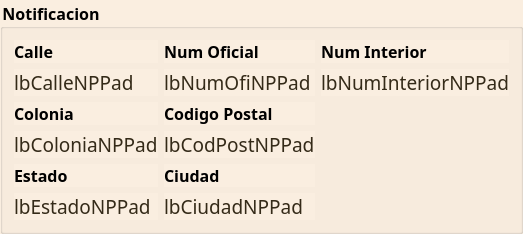
                   <widget class="QgsCollapsibleGroupBox" name="mGroupBox_5">
                    <property name="maximumSize">
                     <size>
                      <width>900</width>
                      <height>16777215</height>
                     </size>
                    </property>
                    <property name="font">
                     <font>
                      <family>Century Gothic</family>
                      <pointsize>12</pointsize>
                      <weight>75</weight>
                      <bold>true</bold>
                     </font>
                    </property>
                    <property name="styleSheet">
                     <string notr="true">QgsCollapsibleGroupBoxBasic::title, QgsCollapsibleGroupBox::title {  subcontrol-origin: margin;  subcontrol-position: top left;  margin-left: 20px;  margin-right: 5px;  left: 0px;  top: 2px;}
QGroupBox, QLabel{
background : rgb(250,238,224);
}QgsCollapsibleGroupBoxBasic::title, QgsCollapsibleGroupBox::title {  subcontrol-origin: margin;  subcontrol-position: top left;  margin-left: 20px;  margin-right: 5px;  left: 0px;  top: 1px;}QgsCollapsibleGroupBoxBasic::title, QgsCollapsibleGroupBox::title {  subcontrol-origin: margin;  subcontrol-position: top left;  margin-left: 20px;  margin-right: 5px;  left: 0px;  top: 1px;}QgsCollapsibleGroupBoxBasic::title, QgsCollapsibleGroupBox::title {  subcontrol-origin: margin;  subcontrol-position: top left;  margin-left: 20px;  margin-right: 5px;  left: 0px;  top: 1px;}QgsCollapsibleGroupBoxBasic::title, QgsCollapsibleGroupBox::title {  subcontrol-origin: margin;  subcontrol-position: top left;  margin-left: 20px;  margin-right: 5px;  left: 0px;  top: 1px;}QgsCollapsibleGroupBoxBasic::title, QgsCollapsibleGroupBox::title {  subcontrol-origin: margin;  subcontrol-position: top left;  margin-left: 20px;  margin-right: 5px;  left: 0px;  top: 1px;}QgsCollapsibleGroupBoxBasic::title, QgsCollapsibleGroupBox::title {  subcontrol-origin: margin;  subcontrol-position: top left;  margin-left: 20px;  margin-right: 5px;  left: 0px;  top: 1px;}QgsCollapsibleGroupBoxBasic::title, QgsCollapsibleGroupBox::title {  subcontrol-origin: margin;  subcontrol-position: top left;  margin-left: 20px;  margin-right: 5px;  left: 0px;  top: 1px;}QgsCollapsibleGroupBoxBasic::title, QgsCollapsibleGroupBox::title {  subcontrol-origin: margin;  subcontrol-position: top left;  margin-left: 20px;  margin-right: 5px;  left: 0px;  top: 1px;}QgsCollapsibleGroupBoxBasic::title, QgsCollapsibleGroupBox::title {  subcontrol-origin: margin;  subcontrol-position: top left;  margin-left: 20px;  margin-right: 5px;  left: 0px;  top: 1px;}QgsCollapsibleGroupBoxBasic::title, QgsCollapsibleGroupBox::title {  subcontrol-origin: margin;  subcontrol-position: top left;  margin-left: 20px;  margin-right: 5px;  left: 0px;  top: 1px;}QgsCollapsibleGroupBoxBasic::title, QgsCollapsibleGroupBox::title {  subcontrol-origin: margin;  subcontrol-position: top left;  margin-left: 20px;  margin-right: 5px;  left: 0px;  top: 1px;}QgsCollapsibleGroupBoxBasic::title, QgsCollapsibleGroupBox::title {  subcontrol-origin: margin;  subcontrol-position: top left;  margin-left: 20px;  margin-right: 5px;  left: 0px;  top: 1px;}QgsCollapsibleGroupBoxBasic::title, QgsCollapsibleGroupBox::title {  subcontrol-origin: margin;  subcontrol-position: top left;  margin-left: 20px;  margin-right: 5px;  left: 0px;  top: 1px;}QgsCollapsibleGroupBoxBasic::title, QgsCollapsibleGroupBox::title {  subcontrol-origin: margin;  subcontrol-position: top left;  margin-left: 20px;  margin-right: 5px;  left: 0px;  top: 1px;}QgsCollapsibleGroupBoxBasic::title, QgsCollapsibleGroupBox::title {  subcontrol-origin: margin;  subcontrol-position: top left;  margin-left: 20px;  margin-right: 5px;  left: 0px;  top: 1px;}QgsCollapsibleGroupBoxBasic::title, QgsCollapsibleGroupBox::title {  subcontrol-origin: margin;  subcontrol-position: top left;  margin-left: 20px;  margin-right: 5px;  left: 0px;  top: 1px;}QgsCollapsibleGroupBoxBasic::title, QgsCollapsibleGroupBox::title {  subcontrol-origin: margin;  subcontrol-position: top left;  margin-left: 20px;  margin-right: 5px;  left: 0px;  top: 1px;}QgsCollapsibleGroupBoxBasic::title, QgsCollapsibleGroupBox::title {  subcontrol-origin: margin;  subcontrol-position: top left;  margin-left: 20px;  margin-right: 5px;  left: 0px;  top: 1px;}QgsCollapsibleGroupBoxBasic::title, QgsCollapsibleGroupBox::title {  subcontrol-origin: margin;  subcontrol-position: top left;  margin-left: 20px;  margin-right: 5px;  left: 0px;  top: 1px;}QgsCollapsibleGroupBoxBasic::title, QgsCollapsibleGroupBox::title {  subcontrol-origin: margin;  subcontrol-position: top left;  margin-left: 20px;  margin-right: 5px;  left: 0px;  top: 1px;}</string>
                    </property>
                    <property name="title">
                     <string>Notificacion</string>
                    </property>
                    <layout class="QGridLayout" name="gridLayout_33">
                     <item row="1" column="2">
                      <widget class="QLabel" name="lbNumInteriorNPPad">
                       <property name="maximumSize">
                        <size>
                         <width>240</width>
                         <height>16777215</height>
                        </size>
                       </property>
                       <property name="font">
                        <font>
                         <family>Century Gothic</family>
                         <pointsize>14</pointsize>
                         <weight>50</weight>
                         <bold>false</bold>
                        </font>
                       </property>
                       <property name="styleSheet">
                        <string notr="true">color : rgb(52, 42, 24 )</string>
                       </property>
                       <property name="text">
                        <string>lbNumInteriorNPPad</string>
                       </property>
                      </widget>
                     </item>
                     <item row="4" column="1">
                      <widget class="QLabel" name="label_170">
                       <property name="font">
                        <font>
                         <family>Century Gothic</family>
                         <pointsize>12</pointsize>
                         <weight>75</weight>
                         <bold>true</bold>
                        </font>
                       </property>
                       <property name="text">
                        <string>Ciudad</string>
                       </property>
                      </widget>
                     </item>
                     <item row="0" column="2">
                      <widget class="QLabel" name="label_178">
                       <property name="maximumSize">
                        <size>
                         <width>240</width>
                         <height>16777215</height>
                        </size>
                       </property>
                       <property name="font">
                        <font>
                         <family>Century Gothic</family>
                         <pointsize>12</pointsize>
                         <weight>75</weight>
                         <bold>true</bold>
                        </font>
                       </property>
                       <property name="text">
                        <string>Num Interior</string>
                       </property>
                      </widget>
                     </item>
                     <item row="3" column="0">
                      <widget class="QLabel" name="lbColoniaNPPad">
                       <property name="maximumSize">
                        <size>
                         <width>360</width>
                         <height>120</height>
                        </size>
                       </property>
                       <property name="font">
                        <font>
                         <family>Century Gothic</family>
                         <pointsize>14</pointsize>
                         <weight>50</weight>
                         <bold>false</bold>
                        </font>
                       </property>
                       <property name="styleSheet">
                        <string notr="true">color : rgb(52, 42, 24 )</string>
                       </property>
                       <property name="text">
                        <string>lbColoniaNPPad</string>
                       </property>
                      </widget>
                     </item>
                     <item row="1" column="0">
                      <widget class="QLabel" name="lbCalleNPPad">
                       <property name="maximumSize">
                        <size>
                         <width>360</width>
                         <height>120</height>
                        </size>
                       </property>
                       <property name="font">
                        <font>
                         <family>Century Gothic</family>
                         <pointsize>14</pointsize>
                         <weight>50</weight>
                         <bold>false</bold>
                        </font>
                       </property>
                       <property name="styleSheet">
                        <string notr="true">color : rgb(52, 42, 24 )</string>
                       </property>
                       <property name="text">
                        <string>lbCalleNPPad</string>
                       </property>
                      </widget>
                     </item>
                     <item row="0" column="1">
                      <widget class="QLabel" name="label_177">
                       <property name="font">
                        <font>
                         <family>Century Gothic</family>
                         <pointsize>12</pointsize>
                         <weight>75</weight>
                         <bold>true</bold>
                        </font>
                       </property>
                       <property name="text">
                        <string>Num Oficial</string>
                       </property>
                      </widget>
                     </item>
                     <item row="1" column="1">
                      <widget class="QLabel" name="lbNumOfiNPPad">
                       <property name="font">
                        <font>
                         <family>Century Gothic</family>
                         <pointsize>14</pointsize>
                         <weight>50</weight>
                         <bold>false</bold>
                        </font>
                       </property>
                       <property name="styleSheet">
                        <string notr="true">color : rgb(52, 42, 24 )</string>
                       </property>
                       <property name="text">
                        <string>lbNumOfiNPPad</string>
                       </property>
                      </widget>
                     </item>
                     <item row="2" column="0">
                      <widget class="QLabel" name="label_165">
                       <property name="maximumSize">
                        <size>
                         <width>360</width>
                         <height>16777215</height>
                        </size>
                       </property>
                       <property name="font">
                        <font>
                         <family>Century Gothic</family>
                         <pointsize>12</pointsize>
                         <weight>75</weight>
                         <bold>true</bold>
                        </font>
                       </property>
                       <property name="text">
                        <string>Colonia</string>
                       </property>
                      </widget>
                     </item>
                     <item row="0" column="0">
                      <widget class="QLabel" name="label_163">
                       <property name="maximumSize">
                        <size>
                         <width>360</width>
                         <height>16777215</height>
                        </size>
                       </property>
                       <property name="font">
                        <font>
                         <family>Century Gothic</family>
                         <pointsize>12</pointsize>
                         <weight>75</weight>
                         <bold>true</bold>
                        </font>
                       </property>
                       <property name="text">
                        <string>Calle</string>
                       </property>
                      </widget>
                     </item>
                     <item row="2" column="1">
                      <widget class="QLabel" name="label_172">
                       <property name="font">
                        <font>
                         <family>Century Gothic</family>
                         <pointsize>12</pointsize>
                         <weight>75</weight>
                         <bold>true</bold>
                        </font>
                       </property>
                       <property name="text">
                        <string>Codigo Postal</string>
                       </property>
                      </widget>
                     </item>
                     <item row="3" column="1">
                      <widget class="QLabel" name="lbCodPostNPPad">
                       <property name="font">
                        <font>
                         <family>Century Gothic</family>
                         <pointsize>14</pointsize>
                         <weight>50</weight>
                         <bold>false</bold>
                        </font>
                       </property>
                       <property name="styleSheet">
                        <string notr="true">color : rgb(52, 42, 24 )</string>
                       </property>
                       <property name="text">
                        <string>lbCodPostNPPad</string>
                       </property>
                      </widget>
                     </item>
                     <item row="4" column="0">
                      <widget class="QLabel" name="label_167">
                       <property name="maximumSize">
                        <size>
                         <width>360</width>
                         <height>16777215</height>
                        </size>
                       </property>
                       <property name="font">
                        <font>
                         <family>Century Gothic</family>
                         <pointsize>12</pointsize>
                         <weight>75</weight>
                         <bold>true</bold>
                        </font>
                       </property>
                       <property name="text">
                        <string>Estado</string>
                       </property>
                      </widget>
                     </item>
                     <item row="5" column="1">
                      <widget class="QLabel" name="lbCiudadNPPad">
                       <property name="font">
                        <font>
                         <family>Century Gothic</family>
                         <pointsize>14</pointsize>
                         <weight>50</weight>
                         <bold>false</bold>
                        </font>
                       </property>
                       <property name="styleSheet">
                        <string notr="true">color : rgb(52, 42, 24 )</string>
                       </property>
                       <property name="text">
                        <string>lbCiudadNPPad</string>
                       </property>
                      </widget>
                     </item>
                     <item row="5" column="0">
                      <widget class="QLabel" name="lbEstadoNPPad">
                       <property name="maximumSize">
                        <size>
                         <width>360</width>
                         <height>16777215</height>
                        </size>
                       </property>
                       <property name="font">
                        <font>
                         <family>Century Gothic</family>
                         <pointsize>14</pointsize>
                         <weight>50</weight>
                         <bold>false</bold>
                        </font>
                       </property>
                       <property name="styleSheet">
                        <string notr="true">color : rgb(52, 42, 24 )</string>
                       </property>
                       <property name="text">
                        <string>lbEstadoNPPad</string>
                       </property>
                      </widget>
                     </item>
                    </layout>
                   </widget>
